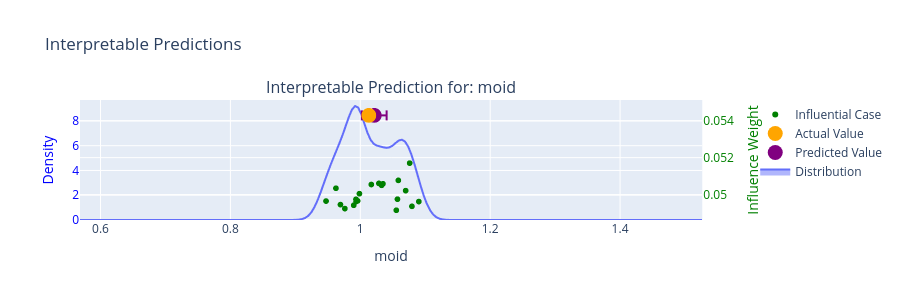

This figure's notebook cell:
### Code cell
fig = plot_interpretable_prediction(
    react,
    actual_value=action_value,
    generative_reacts=gen_reacts,
    residual=local_residual,
)
fig.show(width=1000, height=500)

### Figure 1 — Plotly figure (JSON) as saved in the notebook; plotly's stock layout.template omitted (floating-point values rounded to 4 significant figures; data arrays with more than 128 entries replaced by an {"elided": "..."} marker saying what was removed)
{"data": [{"fill": "tonexty", "hoverinfo": "skip", "legend": "legend", "mode": "lines", "name": "Distribution", "type": "scattergl", "x": {"elided": "200 float values"}, "xaxis": "x", "y": {"elided": "200 float values"}, "yaxis": "y"}, {"error_x": {"array": [0.01909]}, "hovertemplate": "<b>Value:</b> %{x}<br><b>Influence:</b> N/A<br><b>Residual:</b> 0.019086886873429038", "legend": "legend", "marker": {"color": "purple", "size": 15}, "mode": "markers", "name": "Predicted Value", "type": "scattergl", "x": [1.022], "xaxis": "x", "y": [0.05429], "yaxis": "y2"}, {"hovertemplate": "<b>Value:</b> %{x}<br><b>Influence:</b> N/A", "legend": "legend", "marker": {"color": "orange", "size": 15}, "mode": "markers", "name": "Actual Value", "type": "scattergl", "x": [1.013], "xaxis": "x", "y": [0.05429], "yaxis": "y2"}, {"customdata": [["d0e6b597-ed13-475c-9d2e-123fa1d45377", 4548], ["d0e6b597-ed13-475c-9d2e-123fa1d45377", 4294], ["d0e6b597-ed13-475c-9d2e-123fa1d45377", 2817], ["d0e6b597-ed13-475c-9d2e-123fa1d45377", 3951], ["d0e6b597-ed13-475c-9d2e-123fa1d45377", 4578], ["d0e6b597-ed13-475c-9d2e-123fa1d45377", 4479], ["d0e6b597-ed13-475c-9d2e-123fa1d45377", 3890], ["d0e6b597-ed13-475c-9d2e-123fa1d45377", 2661], ["d0e6b597-ed13-475c-9d2e-123fa1d45377", 4884], ["d0e6b597-ed13-475c-9d2e-123fa1d45377", 4514], ["d0e6b597-ed13-475c-9d2e-123fa1d45377", 3983], ["d0e6b597-ed13-475c-9d2e-123fa1d45377", 4696], ["d0e6b597-ed13-475c-9d2e-123fa1d45377", 3528], ["d0e6b597-ed13-475c-9d2e-123fa1d45377", 4424], ["d0e6b597-ed13-475c-9d2e-123fa1d45377", 4303], ["d0e6b597-ed13-475c-9d2e-123fa1d45377", 4250], ["d0e6b597-ed13-475c-9d2e-123fa1d45377", 4467], ["d0e6b597-ed13-475c-9d2e-123fa1d45377", 4310], ["d0e6b597-ed13-475c-9d2e-123fa1d45377", 4244], ["d0e6b597-ed13-475c-9d2e-123fa1d45377", 3292]], "hovertemplate": "<b>Value:</b> %{x}<br><b>Influence:</b> %{y}<br><b>Case Index:</b> %{customdata[1]}<br><b>Session:</b> %{customdata[0]}<br>", "legend": "legend", "marker": {"color": "green"}, "mode": "markers", "name": "Influential Case", "type": "scattergl", "x": [1.076, 1.059, 1.029, 1.035, 1.017, 1.033, 0.9627, 1.07, 0.9989, 1.057, 0.9936, 0.9961, 0.9474, 0.9937, 1.09, 0.9696, 0.9901, 1.08, 0.9764, 1.056], "xaxis": "x", "y": [0.0517, 0.05077, 0.0506, 0.05059, 0.05055, 0.0505, 0.05034, 0.05021, 0.05005, 0.04975, 0.04974, 0.04966, 0.04965, 0.04962, 0.04962, 0.04946, 0.04942, 0.04936, 0.04924, 0.04915], "yaxis": "y2"}], "layout": {"annotations": [{"font": {"size": 16}, "showarrow": false, "text": "Interpretable Prediction for: moid", "x": 0.47, "xanchor": "center", "xref": "paper", "y": 1, "yanchor": "bottom", "yref": "paper"}], "height": 300, "legend": {"y": 1, "yanchor": "top"}, "showlegend": true, "title": {"text": "Interpretable Predictions"}, "xaxis": {"anchor": "y", "autorange": true, "domain": [0, 0.94], "title": {"text": "moid"}}, "yaxis": {"anchor": "x", "color": "blue", "domain": [0, 1], "title": {"text": "Density"}}, "yaxis2": {"anchor": "x", "color": "green", "overlaying": "y", "side": "right", "title": {"text": "Influence Weight"}}}}
